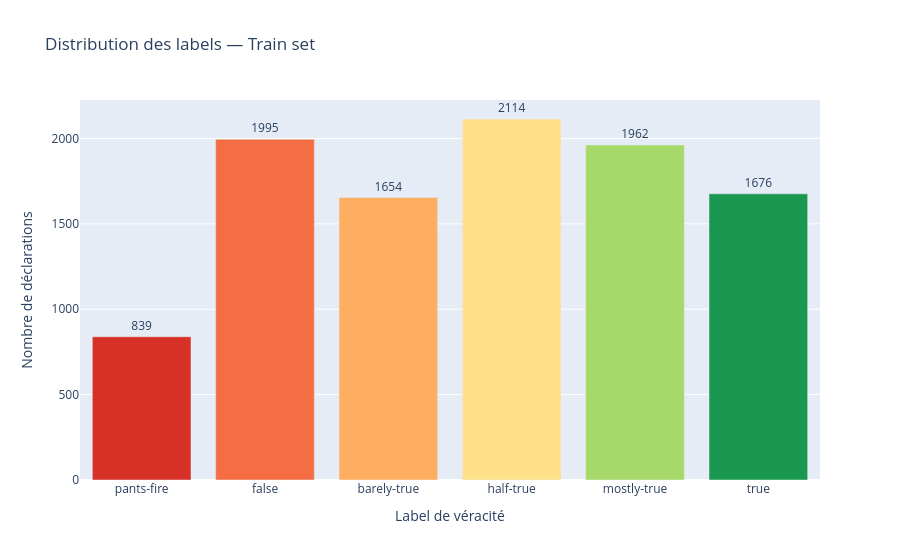

Source (notebook cell):
### Markdown cell above
## Distribution des labels

On analyse ici la répartition des 6 labels de véracité dans le train set.
C'est une étape cruciale pour détecter un éventuel déséquilibre des classes
qui pourrait biaiser notre modèle.

### Code cell
import plotly.express as px

ORDRE_LABELS = [
    "pants-fire",
    "false",
    "barely-true",
    "half-true",
    "mostly-true",
    "true"
]

COULEURS = [
    "#d73027", 
    "#f46d43",  
    "#fdae61", 
    "#fee08b",  
    "#a6d96a", 
    "#1a9850"   
]

counts = train["label"].value_counts().reindex(ORDRE_LABELS)

fig = px.bar(
    x=counts.index,
    y=counts.values,
    color=counts.index,
    color_discrete_sequence=COULEURS,
    title="Distribution des labels — Train set",
    labels={"x": "Label de véracité", "y": "Nombre de déclarations"},
    text=counts.values
)

fig.update_traces(textposition="outside")
fig.update_layout(showlegend=False)
fig.show()

# Résumé chiffré
print("\n### Résumé")
for label, count in counts.items():
    pct = count / len(train) * 100
    print(f"   {label:<20} : {count} ({pct:.1f}%)")

### Figure 1 — Plotly figure (JSON) as saved in the notebook; plotly's stock layout.template omitted (floating-point values rounded to 4 significant figures)
{"data": [{"hovertemplate": "color=pants-fire<br>Label de véracité=%{x}<br>Nombre de déclarations=%{y}<br>text=%{text}<extra></extra>", "legendgroup": "pants-fire", "marker": {"color": "#d73027", "pattern": {"shape": ""}}, "name": "pants-fire", "orientation": "v", "showlegend": true, "text": [839.0], "textposition": "outside", "type": "bar", "x": ["pants-fire"], "xaxis": "x", "y": [839], "yaxis": "y"}, {"hovertemplate": "color=false<br>Label de véracité=%{x}<br>Nombre de déclarations=%{y}<br>text=%{text}<extra></extra>", "legendgroup": "false", "marker": {"color": "#f46d43", "pattern": {"shape": ""}}, "name": "false", "orientation": "v", "showlegend": true, "text": [1995.0], "textposition": "outside", "type": "bar", "x": ["false"], "xaxis": "x", "y": [1995], "yaxis": "y"}, {"hovertemplate": "color=barely-true<br>Label de véracité=%{x}<br>Nombre de déclarations=%{y}<br>text=%{text}<extra></extra>", "legendgroup": "barely-true", "marker": {"color": "#fdae61", "pattern": {"shape": ""}}, "name": "barely-true", "orientation": "v", "showlegend": true, "text": [1654.0], "textposition": "outside", "type": "bar", "x": ["barely-true"], "xaxis": "x", "y": [1654], "yaxis": "y"}, {"hovertemplate": "color=half-true<br>Label de véracité=%{x}<br>Nombre de déclarations=%{y}<br>text=%{text}<extra></extra>", "legendgroup": "half-true", "marker": {"color": "#fee08b", "pattern": {"shape": ""}}, "name": "half-true", "orientation": "v", "showlegend": true, "text": [2114.0], "textposition": "outside", "type": "bar", "x": ["half-true"], "xaxis": "x", "y": [2114], "yaxis": "y"}, {"hovertemplate": "color=mostly-true<br>Label de véracité=%{x}<br>Nombre de déclarations=%{y}<br>text=%{text}<extra></extra>", "legendgroup": "mostly-true", "marker": {"color": "#a6d96a", "pattern": {"shape": ""}}, "name": "mostly-true", "orientation": "v", "showlegend": true, "text": [1962.0], "textposition": "outside", "type": "bar", "x": ["mostly-true"], "xaxis": "x", "y": [1962], "yaxis": "y"}, {"hovertemplate": "color=true<br>Label de véracité=%{x}<br>Nombre de déclarations=%{y}<br>text=%{text}<extra></extra>", "legendgroup": "true", "marker": {"color": "#1a9850", "pattern": {"shape": ""}}, "name": "true", "orientation": "v", "showlegend": true, "text": [1676.0], "textposition": "outside", "type": "bar", "x": ["true"], "xaxis": "x", "y": [1676], "yaxis": "y"}], "layout": {"barmode": "relative", "legend": {"title": {"text": "color"}, "tracegroupgap": 0}, "showlegend": false, "title": {"text": "Distribution des labels — Train set"}, "xaxis": {"anchor": "y", "domain": [0, 1], "title": {"text": "Label de véracité"}}, "yaxis": {"anchor": "x", "domain": [0, 1], "title": {"text": "Nombre de déclarations"}}}}
